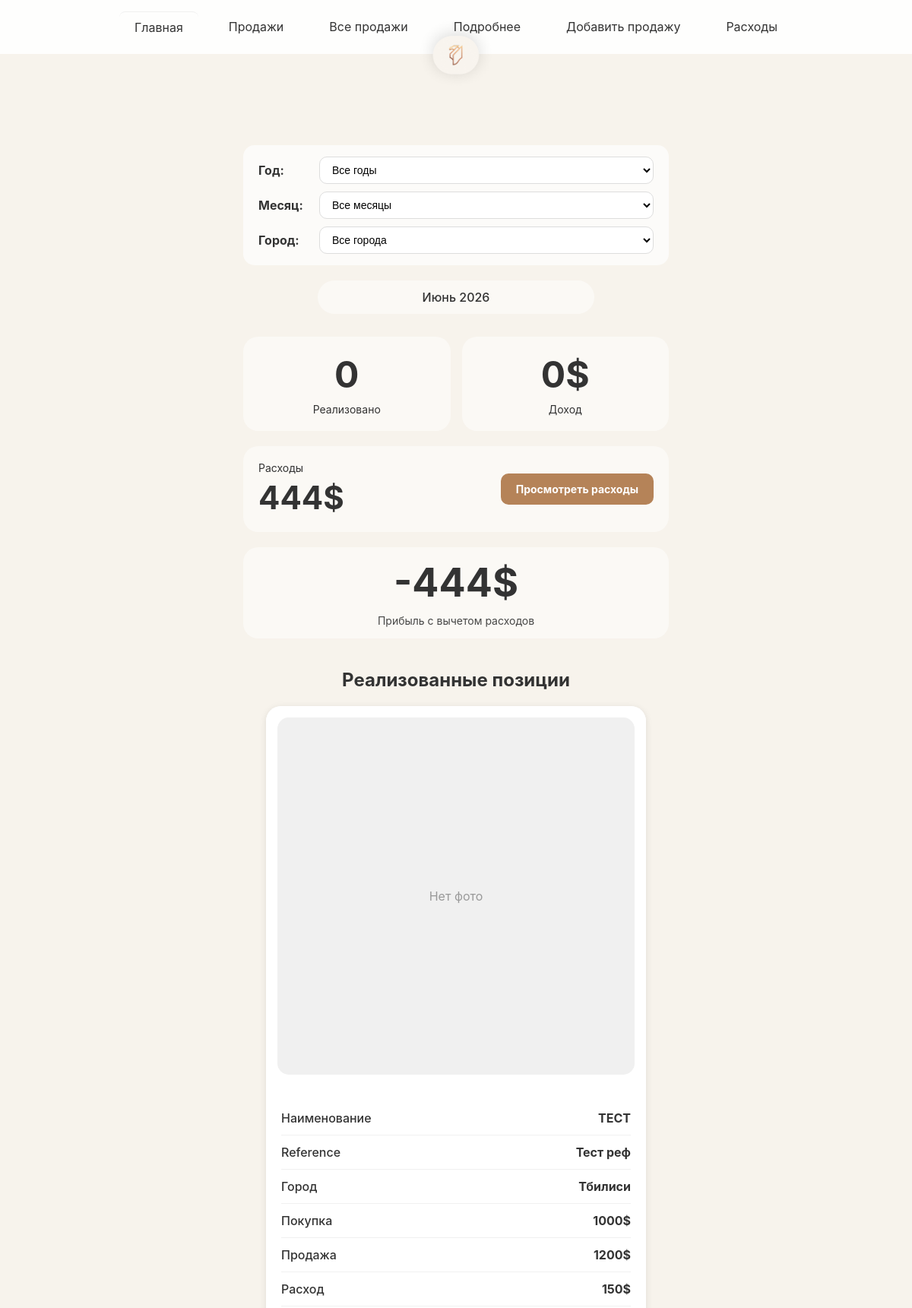
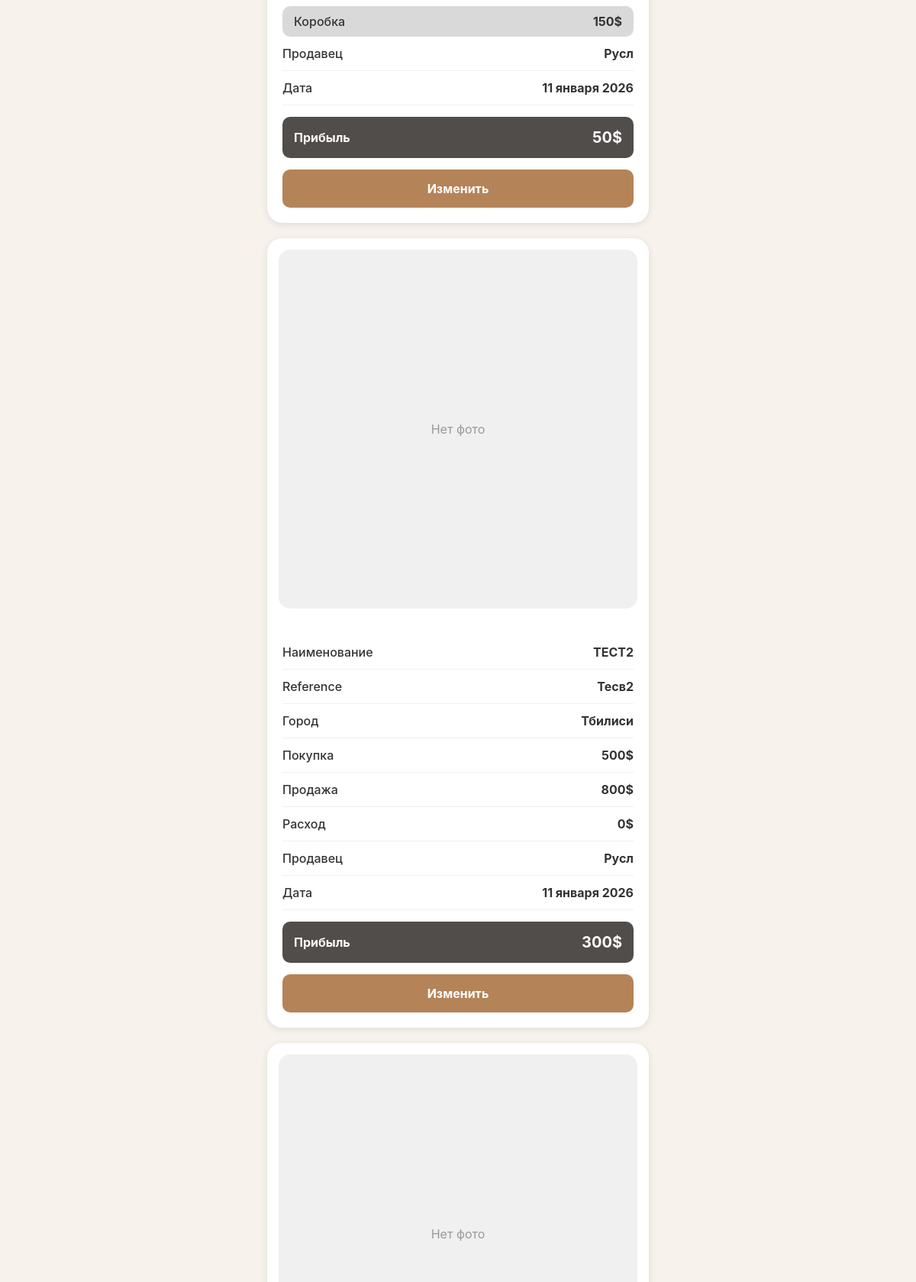
The app's page /sales (upper part) with its own data (2 pictures, top to bottom).
### app.py (models this page shows, shortened)
class Sale(db.Model):
    id = db.Column(db.Integer, primary_key=True)
    photo = db.Column(db.String(200))
    product_name = db.Column(db.String(200), nullable=False)
    reference = db.Column(db.String(200))
    buy_price = db.Column(db.Float, nullable=False)
    sell_price = db.Column(db.Float, nullable=False)
    city_id = db.Column(db.Integer, db.ForeignKey('city.id'), nullable=False)
    employee_id = db.Column(db.Integer, db.ForeignKey('employee.id'), nullable=False)
    date = db.Column(db.DateTime, default=datetime.utcnow)
    city = db.relationship('City', backref='sales')
    employee = db.relationship('Employee', backref='sales')
    expenses = db.relationship('Expense', backref='sale', lazy=True, cascade="all, delete-orphan")
    @property
    def profit(self):
        total_expenses = sum(e.amount for e in self.expenses)
        return self.sell_price - self.buy_price - total_expenses

class City(db.Model):
    id = db.Column(db.Integer, primary_key=True)
    name = db.Column(db.String(100), unique=True, nullable=False)

class Expense(db.Model):
    id = db.Column(db.Integer, primary_key=True)
    sale_id = db.Column(db.Integer, db.ForeignKey('sale.id'), nullable=False)
    expense_type_id = db.Column(db.Integer, db.ForeignKey('expense_type.id'), nullable=False)
    amount = db.Column(db.Float, nullable=False)
    comment = db.Column(db.String(200))
    expense_type = db.relationship('ExpenseType', backref='expenses')

class ExpenseType(db.Model):
    id = db.Column(db.Integer, primary_key=True)
    name = db.Column(db.String(100), unique=True, nullable=False)

class Employee(db.Model):
    id = db.Column(db.Integer, primary_key=True)
    name = db.Column(db.String(100), nullable=False)

### app.py (the view, shortened to what this page needs)
@app.route('/sales')
def sales():
    sort = request.args.get('sort', 'date_desc')
    city_filter = request.args.get('city', 'all')  # 'all' или название города
    year_filter = request.args.get('year', 'all')
    month_filter = request.args.get('month', 'all')
    sales_query = Sale.query
    if city_filter != 'all':
        sales_query = sales_query.join(City).filter(City.name == city_filter)
    if sort == 'date_asc':
        sales_query = sales_query.order_by(Sale.date.asc())
    elif sort == 'date_desc':
        sales_query = sales_query.order_by(Sale.date.desc())
    elif sort == 'sell_desc':
        sales_query = sales_query.order_by(Sale.sell_price.desc())
    elif sort == 'sell_asc':
        sales_query = sales_query.order_by(Sale.sell_price.asc())
    elif sort == 'city':
        sales_query = sales_query.join(City).order_by(City.name.asc())
    else:
        sales_query = sales_query.order_by(Sale.date.desc())
    sales = sales_query.all()
    if sort == 'profit_desc':
        sales.sort(key=lambda s: s.profit, reverse=True)
    elif sort == 'profit_asc':
        sales.sort(key=lambda s: s.profit)
    total_profit = sum(s.profit for s in sales)
    if year_filter != 'all' and month_filter != 'all':
        try:
            year_int = int(year_filter)
            month_int = int(month_filter)
            start_month = date(year_int, month_int, 1)
            end_month = start_month + relativedelta(months=1)
        except:
            today = date.today()
            start_month = today.replace(day=1)
            end_month = start_month + relativedelta(months=1)
    else:
        today = date.today()
        start_month = today.replace(day=1)
        end_month = start_month + relativedelta(months=1)
    def get_sale_date(sale):
        return sale.date.date() if isinstance(sale.date, datetime) else sale.date
    sales_this_month = [s for s in sales if start_month <= get_sale_date(s) < end_month]
    total_sale_expenses = sum(sum(e.amount for e in s.expenses) for s in sales_this_month)
    general_expenses_query = GeneralExpense.query.filter(GeneralExpense.date >= start_month, GeneralExpense.date < end_month)
    if city_filter != 'all':
        city_obj = City.query.filter_by(name=city_filter).first()
        if city_obj:
            general_expenses_query = general_expenses_query.filter(GeneralExpense.city_id == city_obj.id)
    general_expenses = general_expenses_query.all()
    total_general_expenses = sum(g.amount for g in general_expenses)
    total_expenses = total_sale_expenses + total_general_expenses
    count_sales = len(sales_this_month)
    gross_income = sum(s.sell_price for s in sales_this_month)
    total_buy = sum(s.buy_price for s in sales_this_month)
    net_profit_month = gross_income - total_buy - total_expenses
    months_ru = ['Январь', 'Февраль', 'Март', 'Апрель', 'Май', 'Июнь',
                 'Июль', 'Август', 'Сентябрь', 'Октябрь', 'Ноябрь', 'Декабрь']
    month_name = months_ru[start_month.month - 1]
    period_label = f"{month_name} {start_month.year}"
    all_cities = sorted([c.name for c in City.query.all()])
    all_years = sorted(set(s.date.year for s in Sale.query.with_entities(Sale.date).all()), reverse=True)
    if not all_years:
        all_years = [date.today().year]
    return render_template('index.html',
                           sales=sales,
                           total_profit=round(total_profit, 2),
                           sort=sort,
                           city_filter=city_filter,
                           year_filter=year_filter if year_filter != 'all' else 'all',
                           month_filter=month_filter if month_filter != 'all' else 'all',
                           all_cities=all_cities,
                           all_years=all_years,
                           months_ru=months_ru,
                           total_expenses=round(total_expenses, 2),
                           count_sales=count_sales,
                           gross_income=round(gross_income, 2),
                           net_profit_month=round(net_profit_month, 2),
                           period_label=period_label)

### templates/index.html (shortened to what this page needs)
{% extends 'base.html' %}
{% block content %}
<div class="index-container">
    <div class="logo-icon">
        <a href="{{ url_for('main') }}">
            <img src="{{ url_for('uploaded_file', filename='logo.png') }}" alt="Logo">
        </a>
    </div>
    <div class="city-filter">
        <form method="GET">
            <div class="filter-row">
                <label><strong>Год:</strong></label>
                <select name="year" onchange="this.form.submit()">
                    <option value="all">Все годы</option>
                </select>
            </div>
            <div class="filter-row">
                <label><strong>Месяц:</strong></label>
                <select name="month" onchange="this.form.submit()">
                    <option value="all">Все месяцы</option>
                </select>
            </div>
            <div class="filter-row">
                <label><strong>Город:</strong></label>
                <select name="city" onchange="this.form.submit()">
                    <option value="all" {% if city_filter == 'all' %}selected{% endif %}>Все города</option>
                </select>
            </div>
        </form>
    </div>
    <div class="period-card">
        {{ period_label }}{% if city_filter != 'all' %} ({{ city_filter }}){% endif %}
    </div>
    <div class="metrics-row">
        <div class="metric-card">
            <h2>{{ count_sales }}</h2>
            <p>Реализовано</p>
        </div>
        <div class="metric-card">
            <h2>{{ "%.0f"|format(gross_income) }}$</h2>
            <p>Доход</p>
        </div>
    </div>
    <div class="expenses-card">
        <div class="expenses-info">
            <p>Расходы</p>
            <h2>{{ "%.0f"|format(total_expenses) }}$</h2>
        </div>
        <a href="{{ url_for('stats') }}" class="view-expenses-btn">Просмотреть расходы</a>
    </div>
    <div class="profit-card">
        <h2>{{ "%.0f"|format(net_profit_month) }}$</h2>
        <p>Прибыль с вычетом расходов</p>
    </div>
    <h2 class="sales-header">Реализованные позиции</h2>
    <ul class="sales-list">
        {% for s in sales %}
        <li class="sale-card">
            <div class="sale-card-image-wrapper">
                {% if s.photo %}
                    <img src="{{ url_for('uploaded_file', filename=s.photo) }}" alt="фото" class="sale-card-image">
                {% else %}
                    <div class="sale-card-image" style="background: #f0f0f0; display: flex; align-items: center; justify-content: center; color: #999; border-radius: 15px;">
                    Нет фото
                    </div>
                {% endif %}
            </div>
            <div class="sale-card-content">
                <div class="sale-data-row">
                    <span class="sale-data-label">Наименование</span>
                    <span class="sale-data-value">{{ s.product_name }}</span>
                </div>
                {% if s.reference %}
                <div class="sale-data-row">
                    <span class="sale-data-label">Reference</span>
                    <span class="sale-data-value">{{ s.reference }}</span>
                </div>
                {% endif %}
                <div class="sale-data-row">
                    <span class="sale-data-label">Город</span>
                    <span class="sale-data-value">{{ s.city.name }}</span>
                </div>
                <div class="sale-data-row">
                    <span class="sale-data-label">Покупка</span>
                    <span class="sale-data-value">{{ "%.0f"|format(s.buy_price) }}$</span>
                </div>
                <div class="sale-data-row">
                    <span class="sale-data-label">Продажа</span>
                    <span class="sale-data-value">{{ "%.0f"|format(s.sell_price) }}$</span>
                </div>
                <div class="sale-data-row">
                    <span class="sale-data-label">Расход</span>
                    <span class="sale-data-value">
                        {% if s.expenses %}
                            {{ "%.0f"|format(s.expenses|sum(attribute='amount')) }}$
                        {% else %}
                            0$
                        {% endif %}
                    </span>
                </div>
                {% if s.expenses %}
                <div class="expenses-in-card">
                            {% for exp in s.expenses %}
                    <div class="expense-item-in-card">
                        <strong>{{ exp.expense_type.name }}</strong>
                        <span class="amount">{{ "%.0f"|format(exp.amount) }}$</span>
                    </div>
                            {% endfor %}
                </div>
                {% endif %}
                <div class="sale-data-row">
                    <span class="sale-data-label">Продавец</span>
                    <span class="sale-data-value">{{ s.employee.name }}</span>
                </div>
                <div class="sale-data-row">
                    <span class="sale-data-label">Дата</span>
                    <span class="sale-data-value">
                        {% set months_ru = ['января', 'февраля', 'марта', 'апреля', 'мая', 'июня', 'июля', 'августа', 'сентября', 'октября', 'ноября', 'декабря'] %}
                        {{ s.date.day }} {{ months_ru[s.date.month - 1] }} {{ s.date.year }}
                    </span>
                </div>
                <div class="profit-in-card">
                    <strong>Прибыль</strong>
                    <span class="amount">{{ "%.0f"|format(s.profit) }}$</span>
                </div>
                <a href="{{ url_for('edit_sale', sale_id=s.id) }}" class="edit-btn">Изменить</a>
            </div>
        </li>
        {% endfor %}
    </ul>
</div>
{% endblock %}

### templates/base.html (style rules this page uses)
* { margin: 0; padding: 0; box-sizing: border-box; }
body { font-family: -apple-system, BlinkMacSystemFont, 'Segoe UI', Roboto, Oxygen, Ubuntu, Cantarell, sans-serif; background: #F7F3EC; min-height: 100vh; }
img { max-height: 100px; border-radius: 4px; }

### records on screen
Sale: shows "Нет фото", product_name "ТЕСТ", reference "Тест реф", city.name "Тбилиси", buy_price "1000", sell_price "1200", expenses|sum "150", employee.name "Русл", date.day "11", date "января", date.year "2026"
Expense: expense_type.name "Коробка", amount "150", profit "50"
Sale: shows "Нет фото", product_name "ТЕСТ2", reference "Тесв2", city.name "Тбилиси", buy_price "500", sell_price "800", shows "0$", employee.name "Русл", date.day "11", date "января", date.year "2026", profit "300"
Sale: shows "Нет фото"

### other values on screen
{{ period_label }} "Июнь 2026"
{{ count_sales }} "0"
{{ "%.0f"|format(gross_income) }} "0"
{{ "%.0f"|format(total_expenses) }} "444"
{{ "%.0f"|format(net_profit_month) }} "-444"
